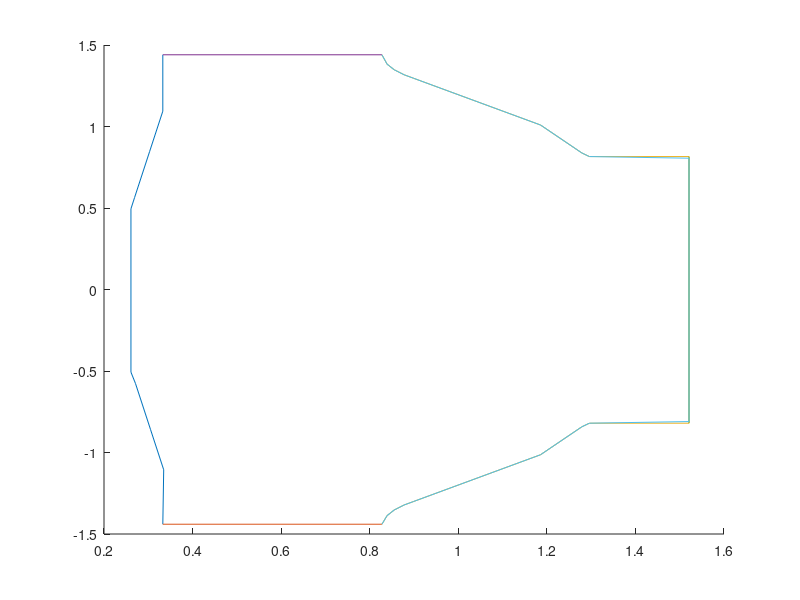

Here is the MATLAB script that generated this plot:
load('MASTU_WALL.mat')

figure
hold on
plot(MASTU_WALL.R(1:10),MASTU_WALL.Z(1:10))
plot(MASTU_WALL.R(10:11),MASTU_WALL.Z(10:11))
plot(MASTU_WALL.R(11:28),MASTU_WALL.Z(11:28))
plot(MASTU_WALL.R(28:end),MASTU_WALL.Z(28:end))

plot(MASTU_WALL.R(19:20),MASTU_WALL.Z(19:20))
MASTU_WALL.Z(19)=MASTU_WALL.Z(19)+0.01
MASTU_WALL.Z(20)=MASTU_WALL.Z(20)-0.01
plot(MASTU_WALL.R(11:28),MASTU_WALL.Z(11:28))

R_inner_vessel=[MASTU_WALL.R(1:10)];
Z_inner_vessel=[MASTU_WALL.Z(1:10)];

R_lower_vessel=MASTU_WALL.R(10:11);
Z_lower_vessel=MASTU_WALL.Z(10:11);

R_outer_vessel=MASTU_WALL.R(11:28);
Z_outer_vessel=MASTU_WALL.Z(11:28);


R_upper_vessel=MASTU_WALL.R(28:end);
Z_upper_vessel=MASTU_WALL.Z(28:end);




save('MASTU_vessel_limits.mat', 'R_inner_vessel','R_lower_vessel', 'R_outer_vessel', 'R_upper_vessel', 'Z_inner_vessel', 'Z_lower_vessel', 'Z_outer_vessel', 'Z_upper_vessel')
